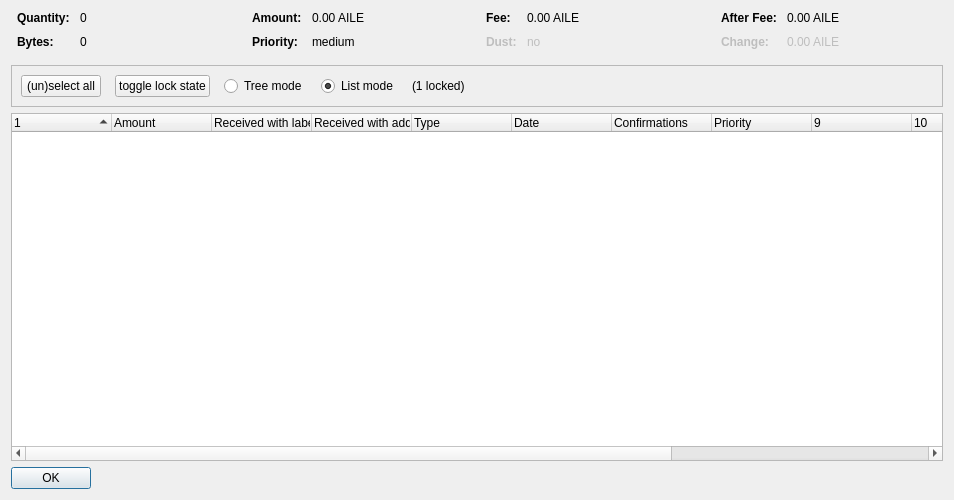
<?xml version="1.0" encoding="UTF-8"?>
<ui version="4.0">
 <class>CoinControlDialog</class>
 <widget class="QDialog" name="CoinControlDialog">
  <property name="geometry">
   <rect>
    <x>0</x>
    <y>0</y>
    <width>954</width>
    <height>500</height>
   </rect>
  </property>
  <property name="windowTitle">
   <string>Coin Selection</string>
  </property>
  <layout class="QVBoxLayout" name="verticalLayout">
   <item>
    <layout class="QHBoxLayout" name="horizontalLayoutTop" stretch="0,0,0,0">
     <property name="topMargin">
      <number>0</number>
     </property>
     <property name="bottomMargin">
      <number>10</number>
     </property>
     <item>
      <layout class="QFormLayout" name="formLayoutCoinControl1">
       <property name="horizontalSpacing">
        <number>10</number>
       </property>
       <property name="verticalSpacing">
        <number>10</number>
       </property>
       <property name="leftMargin">
        <number>6</number>
       </property>
       <property name="rightMargin">
        <number>6</number>
       </property>
       <item row="0" column="0">
        <widget class="QLabel" name="labelCoinControlQuantityText">
         <property name="font">
          <font>
           <weight>75</weight>
           <bold>true</bold>
          </font>
         </property>
         <property name="text">
          <string>Quantity:</string>
         </property>
        </widget>
       </item>
       <item row="0" column="1">
        <widget class="QLabel" name="labelCoinControlQuantity">
         <property name="cursor">
          <cursorShape>IBeamCursor</cursorShape>
         </property>
         <property name="contextMenuPolicy">
          <enum>Qt::ActionsContextMenu</enum>
         </property>
         <property name="text">
          <string notr="true">0</string>
         </property>
         <property name="textInteractionFlags">
          <set>Qt::LinksAccessibleByMouse|Qt::TextSelectableByKeyboard|Qt::TextSelectableByMouse</set>
         </property>
        </widget>
       </item>
       <item row="1" column="0">
        <widget class="QLabel" name="labelCoinControlBytesText">
         <property name="font">
          <font>
           <weight>75</weight>
           <bold>true</bold>
          </font>
         </property>
         <property name="text">
          <string>Bytes:</string>
         </property>
        </widget>
       </item>
       <item row="1" column="1">
        <widget class="QLabel" name="labelCoinControlBytes">
         <property name="cursor">
          <cursorShape>IBeamCursor</cursorShape>
         </property>
         <property name="contextMenuPolicy">
          <enum>Qt::ActionsContextMenu</enum>
         </property>
         <property name="text">
          <string notr="true">0</string>
         </property>
         <property name="textInteractionFlags">
          <set>Qt::LinksAccessibleByMouse|Qt::TextSelectableByKeyboard|Qt::TextSelectableByMouse</set>
         </property>
        </widget>
       </item>
      </layout>
     </item>
     <item>
      <layout class="QFormLayout" name="formLayoutCoinControl2">
       <property name="horizontalSpacing">
        <number>10</number>
       </property>
       <property name="verticalSpacing">
        <number>10</number>
       </property>
       <property name="leftMargin">
        <number>6</number>
       </property>
       <property name="rightMargin">
        <number>6</number>
       </property>
       <item row="0" column="0">
        <widget class="QLabel" name="labelCoinControlAmountText">
         <property name="font">
          <font>
           <weight>75</weight>
           <bold>true</bold>
          </font>
         </property>
         <property name="text">
          <string>Amount:</string>
         </property>
        </widget>
       </item>
       <item row="0" column="1">
        <widget class="QLabel" name="labelCoinControlAmount">
         <property name="cursor">
          <cursorShape>IBeamCursor</cursorShape>
         </property>
         <property name="contextMenuPolicy">
          <enum>Qt::ActionsContextMenu</enum>
         </property>
         <property name="text">
          <string notr="true">0.00 AILE</string>
         </property>
         <property name="textInteractionFlags">
          <set>Qt::LinksAccessibleByMouse|Qt::TextSelectableByKeyboard|Qt::TextSelectableByMouse</set>
         </property>
        </widget>
       </item>
       <item row="1" column="0">
        <widget class="QLabel" name="labelCoinControlPriorityText">
         <property name="font">
          <font>
           <weight>75</weight>
           <bold>true</bold>
          </font>
         </property>
         <property name="text">
          <string>Priority:</string>
         </property>
        </widget>
       </item>
       <item row="1" column="1">
        <widget class="QLabel" name="labelCoinControlPriority">
         <property name="cursor">
          <cursorShape>IBeamCursor</cursorShape>
         </property>
         <property name="contextMenuPolicy">
          <enum>Qt::ActionsContextMenu</enum>
         </property>
         <property name="text">
          <string>medium</string>
         </property>
         <property name="textInteractionFlags">
          <set>Qt::LinksAccessibleByMouse|Qt::TextSelectableByKeyboard|Qt::TextSelectableByMouse</set>
         </property>
        </widget>
       </item>
      </layout>
     </item>
     <item>
      <layout class="QFormLayout" name="formLayoutCoinControl3">
       <property name="horizontalSpacing">
        <number>10</number>
       </property>
       <property name="verticalSpacing">
        <number>10</number>
       </property>
       <property name="leftMargin">
        <number>6</number>
       </property>
       <property name="rightMargin">
        <number>6</number>
       </property>
       <item row="0" column="0">
        <widget class="QLabel" name="labelCoinControlFeeText">
         <property name="font">
          <font>
           <weight>75</weight>
           <bold>true</bold>
          </font>
         </property>
         <property name="text">
          <string>Fee:</string>
         </property>
        </widget>
       </item>
       <item row="0" column="1">
        <widget class="QLabel" name="labelCoinControlFee">
         <property name="cursor">
          <cursorShape>IBeamCursor</cursorShape>
         </property>
         <property name="contextMenuPolicy">
          <enum>Qt::ActionsContextMenu</enum>
         </property>
         <property name="text">
          <string notr="true">0.00 AILE</string>
         </property>
         <property name="textInteractionFlags">
          <set>Qt::LinksAccessibleByMouse|Qt::TextSelectableByKeyboard|Qt::TextSelectableByMouse</set>
         </property>
        </widget>
       </item>
       <item row="1" column="0">
        <widget class="QLabel" name="labelCoinControlLowOutputText">
         <property name="enabled">
          <bool>false</bool>
         </property>
         <property name="font">
          <font>
           <weight>75</weight>
           <bold>true</bold>
          </font>
         </property>
         <property name="text">
          <string>Dust:</string>
         </property>
        </widget>
       </item>
       <item row="1" column="1">
        <widget class="QLabel" name="labelCoinControlLowOutput">
         <property name="enabled">
          <bool>false</bool>
         </property>
         <property name="cursor">
          <cursorShape>IBeamCursor</cursorShape>
         </property>
         <property name="contextMenuPolicy">
          <enum>Qt::ActionsContextMenu</enum>
         </property>
         <property name="text">
          <string>no</string>
         </property>
         <property name="textInteractionFlags">
          <set>Qt::LinksAccessibleByMouse|Qt::TextSelectableByKeyboard|Qt::TextSelectableByMouse</set>
         </property>
        </widget>
       </item>
      </layout>
     </item>
     <item>
      <layout class="QFormLayout" name="formLayoutCoinControl4">
       <property name="horizontalSpacing">
        <number>10</number>
       </property>
       <property name="verticalSpacing">
        <number>10</number>
       </property>
       <property name="leftMargin">
        <number>6</number>
       </property>
       <property name="rightMargin">
        <number>6</number>
       </property>
       <item row="0" column="0">
        <widget class="QLabel" name="labelCoinControlAfterFeeText">
         <property name="font">
          <font>
           <weight>75</weight>
           <bold>true</bold>
          </font>
         </property>
         <property name="text">
          <string>After Fee:</string>
         </property>
        </widget>
       </item>
       <item row="0" column="1">
        <widget class="QLabel" name="labelCoinControlAfterFee">
         <property name="cursor">
          <cursorShape>IBeamCursor</cursorShape>
         </property>
         <property name="contextMenuPolicy">
          <enum>Qt::ActionsContextMenu</enum>
         </property>
         <property name="text">
          <string notr="true">0.00 AILE</string>
         </property>
         <property name="textInteractionFlags">
          <set>Qt::LinksAccessibleByMouse|Qt::TextSelectableByKeyboard|Qt::TextSelectableByMouse</set>
         </property>
        </widget>
       </item>
       <item row="1" column="0">
        <widget class="QLabel" name="labelCoinControlChangeText">
         <property name="enabled">
          <bool>false</bool>
         </property>
         <property name="font">
          <font>
           <weight>75</weight>
           <bold>true</bold>
          </font>
         </property>
         <property name="text">
          <string>Change:</string>
         </property>
        </widget>
       </item>
       <item row="1" column="1">
        <widget class="QLabel" name="labelCoinControlChange">
         <property name="enabled">
          <bool>false</bool>
         </property>
         <property name="cursor">
          <cursorShape>IBeamCursor</cursorShape>
         </property>
         <property name="contextMenuPolicy">
          <enum>Qt::ActionsContextMenu</enum>
         </property>
         <property name="text">
          <string notr="true">0.00 AILE</string>
         </property>
         <property name="textInteractionFlags">
          <set>Qt::LinksAccessibleByMouse|Qt::TextSelectableByKeyboard|Qt::TextSelectableByMouse</set>
         </property>
        </widget>
       </item>
      </layout>
     </item>
    </layout>
   </item>
   <item>
    <widget class="QFrame" name="frame">
     <property name="minimumSize">
      <size>
       <width>0</width>
       <height>40</height>
      </size>
     </property>
     <property name="frameShape">
      <enum>QFrame::StyledPanel</enum>
     </property>
     <property name="frameShadow">
      <enum>QFrame::Sunken</enum>
     </property>
     <layout class="QHBoxLayout" name="horizontalLayout">
      <item>
       <layout class="QHBoxLayout" name="horizontalLayoutPanel" stretch="0,0,0,0,0,0">
        <property name="spacing">
         <number>14</number>
        </property>
        <item>
         <widget class="QPushButton" name="pushButtonSelectAll">
          <property name="sizePolicy">
           <sizepolicy hsizetype="Maximum" vsizetype="Fixed">
            <horstretch>0</horstretch>
            <verstretch>0</verstretch>
           </sizepolicy>
          </property>
          <property name="text">
           <string>(un)select all</string>
          </property>
          <property name="autoDefault">
           <bool>false</bool>
          </property>
         </widget>
        </item>
        <item>
         <widget class="QPushButton" name="pushButtonToggleLock">
          <property name="sizePolicy">
           <sizepolicy hsizetype="Maximum" vsizetype="Fixed">
            <horstretch>0</horstretch>
            <verstretch>0</verstretch>
           </sizepolicy>
          </property>
          <property name="text">
           <string>toggle lock state</string>
          </property>
          <property name="autoDefault">
           <bool>false</bool>
          </property>
         </widget>
        </item>
        <item>
         <widget class="QRadioButton" name="radioTreeMode">
          <property name="sizePolicy">
           <sizepolicy hsizetype="Maximum" vsizetype="Fixed">
            <horstretch>0</horstretch>
            <verstretch>0</verstretch>
           </sizepolicy>
          </property>
          <property name="text">
           <string>Tree mode</string>
          </property>
         </widget>
        </item>
        <item>
         <widget class="QRadioButton" name="radioListMode">
          <property name="sizePolicy">
           <sizepolicy hsizetype="Maximum" vsizetype="Fixed">
            <horstretch>0</horstretch>
            <verstretch>0</verstretch>
           </sizepolicy>
          </property>
          <property name="text">
           <string>List mode</string>
          </property>
          <property name="checked">
           <bool>true</bool>
          </property>
         </widget>
        </item>
        <item>
         <widget class="QLabel" name="labelLocked">
          <property name="text">
           <string>(1 locked)</string>
          </property>
         </widget>
        </item>
        <item>
         <spacer name="horizontalSpacer">
          <property name="orientation">
           <enum>Qt::Horizontal</enum>
          </property>
          <property name="sizeHint" stdset="0">
           <size>
            <width>40</width>
            <height>20</height>
           </size>
          </property>
         </spacer>
        </item>
       </layout>
      </item>
     </layout>
    </widget>
   </item>
   <item>
    <widget class="CoinControlTreeWidget" name="treeWidget">
     <property name="contextMenuPolicy">
      <enum>Qt::CustomContextMenu</enum>
     </property>
     <property name="sortingEnabled">
      <bool>false</bool>
     </property>
     <property name="columnCount">
      <number>13</number>
     </property>
     <attribute name="headerShowSortIndicator" stdset="0">
      <bool>true</bool>
     </attribute>
     <attribute name="headerStretchLastSection">
      <bool>false</bool>
     </attribute>
     <column>
      <property name="text">
       <string/>
      </property>
     </column>
     <column>
      <property name="text">
       <string>Amount</string>
      </property>
     </column>
     <column>
      <property name="text">
       <string>Received with label</string>
      </property>
     </column>
     <column>
      <property name="text">
       <string>Received with address</string>
      </property>
     </column>
     <column>
      <property name="text">
	<string>Type</string>
      </property>
     </column>
     <column>
      <property name="text">	 
       <string>Date</string>
      </property>
     </column>
     <column>
      <property name="text">
       <string>Confirmations</string>
      </property>
      <property name="toolTip">
       <string>Confirmed</string>
      </property>
     </column>
     <column>
      <property name="text">
       <string>Priority</string>
      </property>
     </column>
     <column>
      <property name="text">
       <string/>
      </property>
     </column>
     <column>
      <property name="text">
       <string/>
      </property>
     </column>
     <column>
      <property name="text">
       <string/>
      </property>
     </column>
     <column>
      <property name="text">
       <string/>
      </property>
     </column>
     <column>
      <property name="text">
       <string/>
      </property>
     </column>
    </widget>
   </item>
   <item>
    <widget class="QDialogButtonBox" name="buttonBox">
     <property name="sizePolicy">
      <sizepolicy hsizetype="Maximum" vsizetype="Fixed">
       <horstretch>0</horstretch>
       <verstretch>0</verstretch>
      </sizepolicy>
     </property>
     <property name="orientation">
      <enum>Qt::Horizontal</enum>
     </property>
     <property name="standardButtons">
      <set>QDialogButtonBox::Ok</set>
     </property>
    </widget>
   </item>
  </layout>
 </widget>
 <customwidgets>
  <customwidget>
   <class>CoinControlTreeWidget</class>
   <extends>QTreeWidget</extends>
   <header>coincontroltreewidget.h</header>
  </customwidget>
 </customwidgets>
 <resources/>
 <connections/>
</ui>
